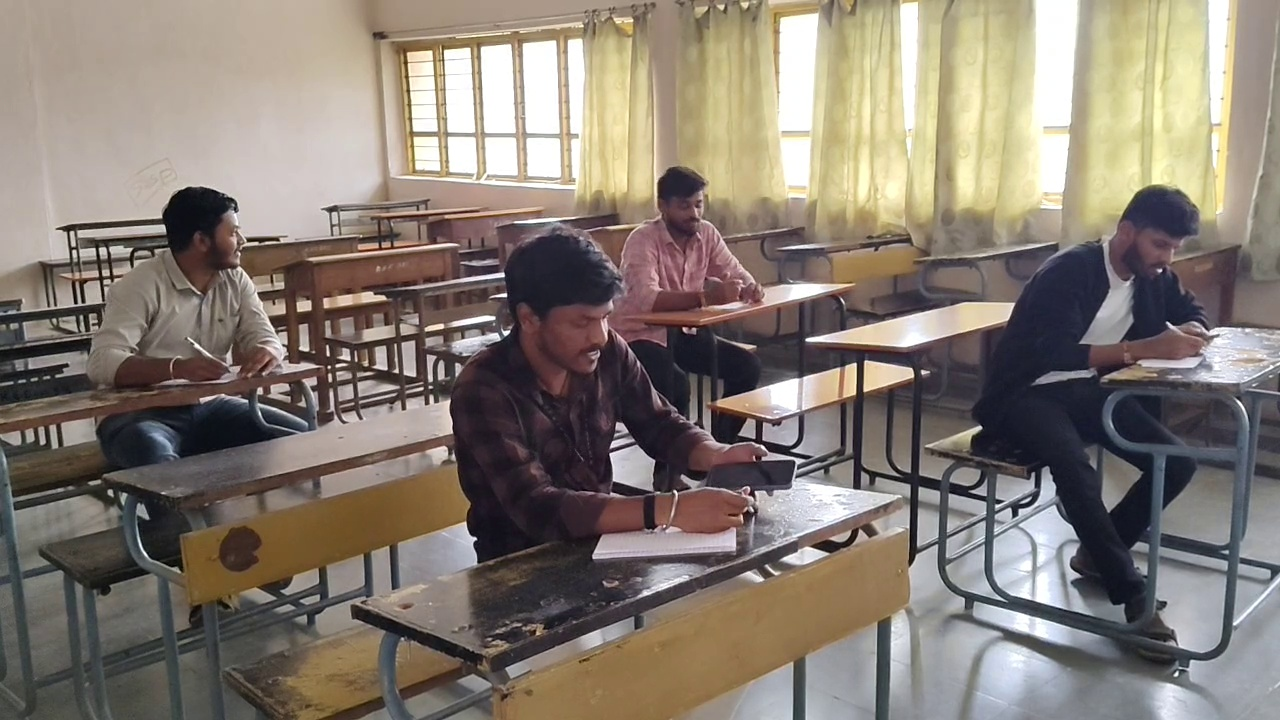
#> input picture anomaly_snapshots/anomaly_005_0-00-00_using mobile.jpg, 1280 x 720 px; its folder holds only this picture in this run
$ python -i privacy_enhancer.py   (imports and definitions only)
#> lines starting #> are read from the running program, lines starting #| are printed output that depends on the picture
#> further down, picture is the input picture: shape (720, 1280, 3); mean B, G, R 114.7, 124.3, 134
"""
Privacy Enhancement Module
Implements face blurring and anonymization for privacy protection
"""

import cv2
import numpy as np
from pathlib import Path

class PrivacyEnhancer:
    def __init__(self):
        # Load pre-trained face detection model
        self.face_cascade = cv2.CascadeClassifier(
            cv2.data.haarcascades + 'haarcascade_frontalface_default.xml'
        )


    def pixelate_faces(self, image, pixel_size=20):
        """
        Detect and pixelate faces in an image

        Args:
            image: Input image (numpy array)
            pixel_size: Size of pixelation blocks

        Returns:
            Image with pixelated faces
        """
#> called with pixel_size = 20
        if image is None:
            return None

        # Convert to grayscale for face detection
        gray = cv2.cvtColor(image, cv2.COLOR_BGR2GRAY)
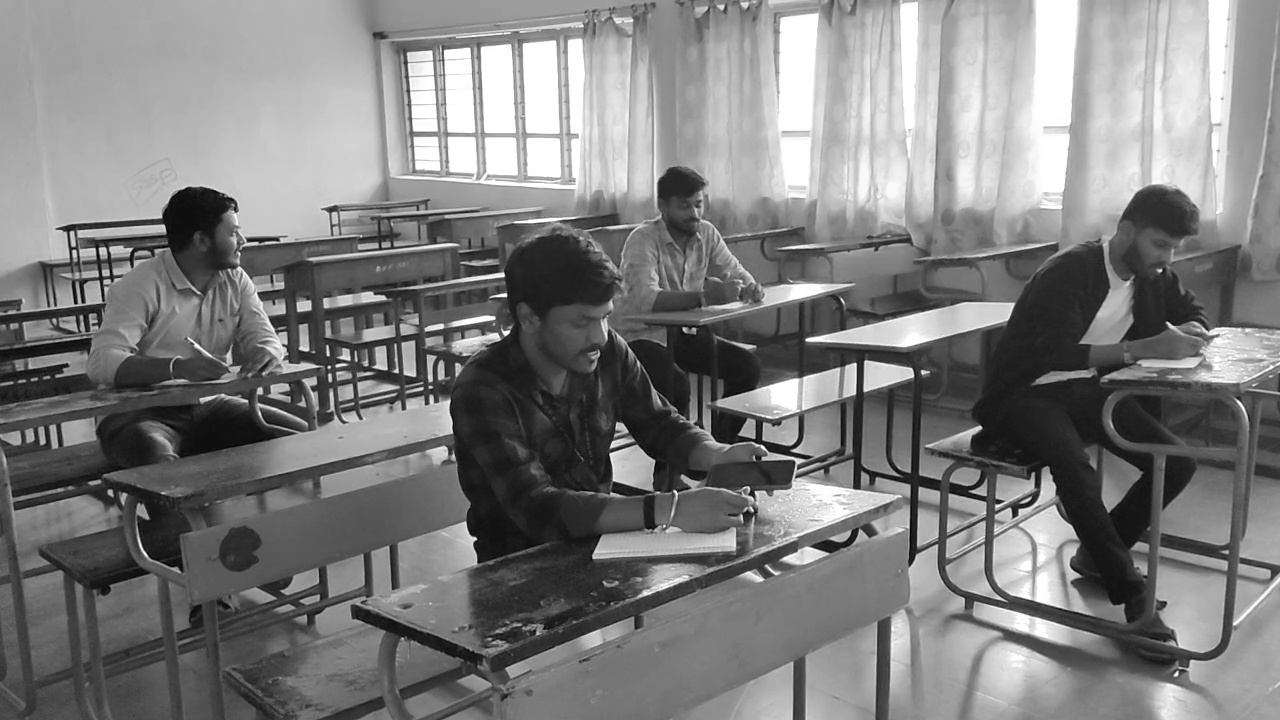
#> gray: shape (720, 1280); min 0, max 255, mean 126.1

        # Detect faces
        faces = self.face_cascade.detectMultiScale(
            gray,
            scaleFactor=1.1,
            minNeighbors=5,
            minSize=(30, 30)
        )
#> faces = ()

        # Create a copy of the image
        pixelated_image = image.copy()

        # Pixelate each detected face
        for (x, y, w, h) in faces:
            # Extract face region
            face_region = pixelated_image[y:y+h, x:x+w]

            # Resize down and up to create pixelation effect
            small = cv2.resize(face_region, (pixel_size, pixel_size), interpolation=cv2.INTER_LINEAR)
            pixelated = cv2.resize(small, (w, h), interpolation=cv2.INTER_NEAREST)

            # Replace face region with pixelated version
            pixelated_image[y:y+h, x:x+w] = pixelated
#> this loop made 0 passes

        return pixelated_image

    # [143 lines left out: functions add_black_boxes, process_snapshot_directory, process_video_with_privacy, not called in this run]

>>> import cv2
>>> picture = cv2.imread('../anomaly_snapshots/anomaly_005_0-00-00_using mobile.jpg')
>>> result = PrivacyEnhancer().pixelate_faces(picture)
